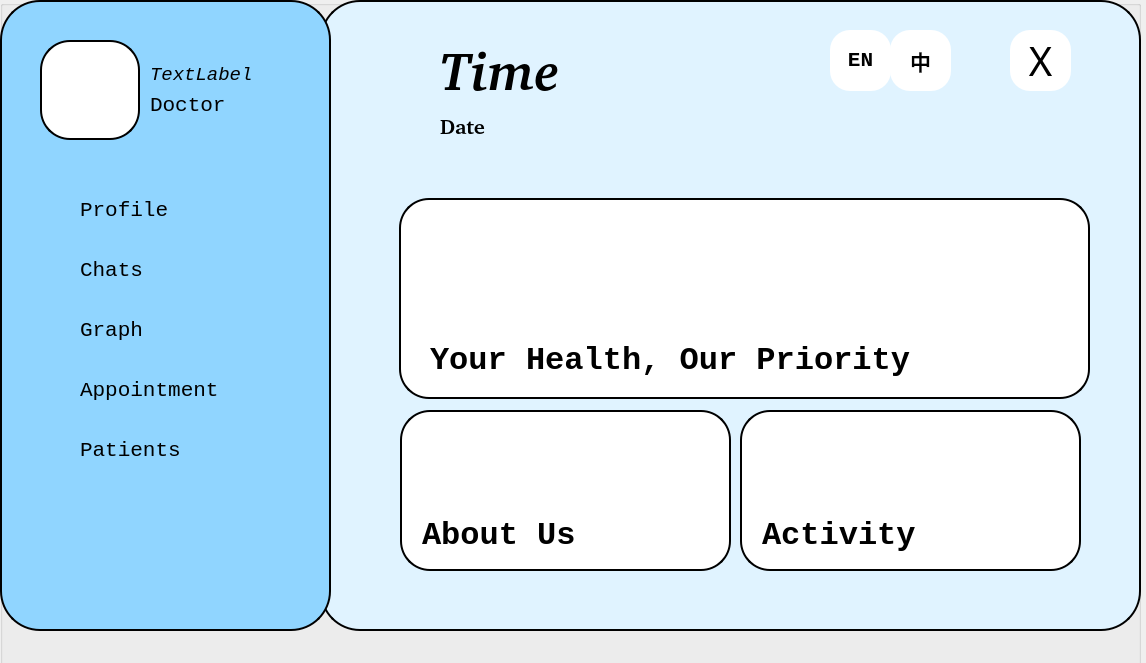
<?xml version="1.0" encoding="UTF-8"?>
<ui version="4.0">
 <class>docPage</class>
 <widget class="QWidget" name="docPage">
  <property name="geometry">
   <rect>
    <x>0</x>
    <y>0</y>
    <width>1146</width>
    <height>663</height>
   </rect>
  </property>
  <property name="windowTitle">
   <string>Form</string>
  </property>
  <widget class="QGroupBox" name="gB">
   <property name="geometry">
    <rect>
     <x>0</x>
     <y>0</y>
     <width>1141</width>
     <height>691</height>
    </rect>
   </property>
   <property name="title">
    <string/>
   </property>
   <widget class="QWidget" name="main_gB" native="true">
    <property name="geometry">
     <rect>
      <x>320</x>
      <y>0</y>
      <width>821</width>
      <height>631</height>
     </rect>
    </property>
    <property name="font">
     <font>
      <family>Monospace</family>
     </font>
    </property>
    <property name="styleSheet">
     <string notr="true">QWidget{
	background-color:#E0F3FF;
	border:2px solid black;
	border-radius:40px;
}</string>
    </property>
    <widget class="QPushButton" name="closeBtn1">
     <property name="geometry">
      <rect>
       <x>690</x>
       <y>30</y>
       <width>61</width>
       <height>61</height>
      </rect>
     </property>
     <property name="font">
      <font>
       <family>Titillium Web</family>
       <pointsize>30</pointsize>
      </font>
     </property>
     <property name="styleSheet">
      <string notr="true">QPushButton
{
	border:none;
	background-color:white;
	border-radius:20px;
}
QPushButton:Hover
{
	fontsize:20;
	border:none;
	background-color:rgb(28, 130, 255);
	border-radius:20px;
	color:red;
}</string>
     </property>
     <property name="text">
      <string>X</string>
     </property>
    </widget>
    <widget class="QLabel" name="dateLbl">
     <property name="geometry">
      <rect>
       <x>120</x>
       <y>110</y>
       <width>201</width>
       <height>31</height>
      </rect>
     </property>
     <property name="font">
      <font>
       <family>C059 [UKWN]</family>
       <pointsize>16</pointsize>
       <weight>75</weight>
       <italic>false</italic>
       <bold>true</bold>
      </font>
     </property>
     <property name="styleSheet">
      <string notr="true">QLabel{
	border:none;
	background-color:transparent;
}</string>
     </property>
     <property name="text">
      <string>Date</string>
     </property>
    </widget>
    <widget class="QLabel" name="timeLbl">
     <property name="geometry">
      <rect>
       <x>120</x>
       <y>40</y>
       <width>291</width>
       <height>61</height>
      </rect>
     </property>
     <property name="font">
      <font>
       <family>C059 [UKWN]</family>
       <pointsize>40</pointsize>
       <weight>75</weight>
       <italic>true</italic>
       <bold>true</bold>
      </font>
     </property>
     <property name="styleSheet">
      <string notr="true">QLabel{
	border:none;
	background-color:transparent;
}</string>
     </property>
     <property name="text">
      <string>Time</string>
     </property>
    </widget>
    <widget class="QGroupBox" name="groupBox_3">
     <property name="geometry">
      <rect>
       <x>70</x>
       <y>170</y>
       <width>731</width>
       <height>421</height>
      </rect>
     </property>
     <property name="styleSheet">
      <string notr="true">border:none;
</string>
     </property>
     <property name="title">
      <string/>
     </property>
     <widget class="QPushButton" name="Activity_btn">
      <property name="geometry">
       <rect>
        <x>350</x>
        <y>240</y>
        <width>341</width>
        <height>161</height>
       </rect>
      </property>
      <property name="font">
       <font>
        <family>Monospace</family>
        <pointsize>24</pointsize>
        <weight>75</weight>
        <bold>true</bold>
       </font>
      </property>
      <property name="styleSheet">
       <string notr="true">QPushButton {
    background-color: white;
    border: 2px solid black;
    border-radius: 30px;
	padding-left: 20px; 
	padding-top:90px;
    text-align: left;  /* Align text to the left */
}
QPushButton:Hover
{
   	border: 2px solid black;
	background-color:#40B7FF;
	border-radius:30px;
}</string>
      </property>
      <property name="text">
       <string>Activity</string>
      </property>
     </widget>
     <widget class="QPushButton" name="About_btn">
      <property name="geometry">
       <rect>
        <x>10</x>
        <y>240</y>
        <width>331</width>
        <height>161</height>
       </rect>
      </property>
      <property name="font">
       <font>
        <family>Monospace</family>
        <pointsize>24</pointsize>
        <weight>75</weight>
        <bold>true</bold>
       </font>
      </property>
      <property name="styleSheet">
       <string notr="true">QPushButton {
    background-color: white;
    border: 2px solid black;
    border-radius: 30px;
	padding-left: 20px; 
	padding-top:90px;
    text-align: left;  /* Align text to the left */
}
QPushButton:Hover
{
   	border: 2px solid black;
	background-color:#40B7FF;
	border-radius:30px;
}</string>
      </property>
      <property name="text">
       <string>About Us</string>
      </property>
     </widget>
     <widget class="QPushButton" name="Notice_btn">
      <property name="geometry">
       <rect>
        <x>9</x>
        <y>28</y>
        <width>691</width>
        <height>201</height>
       </rect>
      </property>
      <property name="font">
       <font>
        <family>Monospace</family>
        <pointsize>24</pointsize>
        <weight>75</weight>
        <bold>true</bold>
       </font>
      </property>
      <property name="styleSheet">
       <string notr="true">QPushButton {
    background-color: white;
    border: 2px solid black;
    border-radius: 30px;
	/*padding-left: 10px; 
	padding-top:100px;
    text-align: right;   Align text to the left */
}
QPushButton:Hover
{
   	border: 2px solid black;
	background-color:rgb(28, 130, 255);
	border-radius:30px;
}</string>
      </property>
      <property name="text">
       <string/>
      </property>
      <property name="autoRepeatInterval">
       <number>100</number>
      </property>
     </widget>
     <widget class="QLabel" name="label_3">
      <property name="geometry">
       <rect>
        <x>40</x>
        <y>160</y>
        <width>501</width>
        <height>61</height>
       </rect>
      </property>
      <property name="font">
       <font>
        <family>Monospace</family>
        <pointsize>24</pointsize>
        <weight>75</weight>
        <bold>true</bold>
       </font>
      </property>
      <property name="styleSheet">
       <string notr="true">background-color:transparent;</string>
      </property>
      <property name="text">
       <string>Your Health, Our Priority</string>
      </property>
     </widget>
    </widget>
    <widget class="QPushButton" name="EN">
     <property name="geometry">
      <rect>
       <x>510</x>
       <y>30</y>
       <width>61</width>
       <height>61</height>
      </rect>
     </property>
     <property name="font">
      <font>
       <family>Monospace</family>
       <pointsize>16</pointsize>
       <weight>75</weight>
       <bold>true</bold>
      </font>
     </property>
     <property name="styleSheet">
      <string notr="true">QPushButton
{
	border:none;
	background-color:white;
	border-radius:20px;
}
QPushButton:Hover
{
	fontsize:20;
	border:none;
	background-color:rgb(28, 130, 255);
	border-radius:20px;
	color:red;
}</string>
     </property>
     <property name="text">
      <string>EN</string>
     </property>
    </widget>
    <widget class="QPushButton" name="CN">
     <property name="geometry">
      <rect>
       <x>570</x>
       <y>30</y>
       <width>61</width>
       <height>61</height>
      </rect>
     </property>
     <property name="font">
      <font>
       <family>Monospace</family>
       <pointsize>16</pointsize>
       <weight>75</weight>
       <bold>true</bold>
      </font>
     </property>
     <property name="styleSheet">
      <string notr="true">QPushButton
{
	border:none;
	background-color:white;
	border-radius:20px;
}
QPushButton:Hover
{
	fontsize:20;
	border:none;
	background-color:rgb(28, 130, 255);
	border-radius:20px;
	color:red;
}</string>
     </property>
     <property name="text">
      <string>中</string>
     </property>
    </widget>
   </widget>
   <widget class="QGroupBox" name="button_gB">
    <property name="geometry">
     <rect>
      <x>0</x>
      <y>0</y>
      <width>331</width>
      <height>631</height>
     </rect>
    </property>
    <property name="styleSheet">
     <string notr="true">QGroupBox{
	background-color:#90D5FF;
	border:2px solid black;
	border-radius:40px;
}</string>
    </property>
    <property name="title">
     <string/>
    </property>
    <widget class="QPushButton" name="docProfile_btn">
     <property name="geometry">
      <rect>
       <x>0</x>
       <y>180</y>
       <width>331</width>
       <height>60</height>
      </rect>
     </property>
     <property name="font">
      <font>
       <family>Monospace</family>
       <pointsize>16</pointsize>
      </font>
     </property>
     <property name="styleSheet">
      <string notr="true">QPushButton
{
	border:none;
	background-color:transparent;
	text-align:left;
	padding-left: 80px; 
}
QPushButton:Hover
{
	fontsize:20;
	border:none;
	background-color:#37B3FF;
	color:#003759;
	text-align:left;
	padding-left: 80px; 
}</string>
     </property>
     <property name="text">
      <string>Profile</string>
     </property>
    </widget>
    <widget class="QPushButton" name="docPatients_btn">
     <property name="geometry">
      <rect>
       <x>0</x>
       <y>420</y>
       <width>331</width>
       <height>60</height>
      </rect>
     </property>
     <property name="font">
      <font>
       <family>Monospace</family>
       <pointsize>16</pointsize>
      </font>
     </property>
     <property name="styleSheet">
      <string notr="true">QPushButton
{
	border:none;
	background-color:transparent;
	text-align:left;
	padding-left: 80px; 
}
QPushButton:Hover
{
	fontsize:20;
	border:none;
	background-color:#37B3FF;
	color:#003759;
	text-align:left;
	padding-left: 80px; 
}</string>
     </property>
     <property name="text">
      <string>Patients</string>
     </property>
    </widget>
    <widget class="QPushButton" name="docAppointment_btn">
     <property name="geometry">
      <rect>
       <x>0</x>
       <y>360</y>
       <width>331</width>
       <height>60</height>
      </rect>
     </property>
     <property name="font">
      <font>
       <family>Monospace</family>
       <pointsize>16</pointsize>
      </font>
     </property>
     <property name="styleSheet">
      <string notr="true">QPushButton
{
	border:none;
	background-color:transparent;
	text-align:left;
	padding-left: 80px; 
}
QPushButton:Hover
{
	fontsize:20;
	border:none;
	background-color:#37B3FF;
	color:#003759;
	text-align:left;
	padding-left: 80px; 
}</string>
     </property>
     <property name="text">
      <string>Appointment</string>
     </property>
    </widget>
    <widget class="QPushButton" name="docGraph_btn">
     <property name="geometry">
      <rect>
       <x>0</x>
       <y>300</y>
       <width>331</width>
       <height>60</height>
      </rect>
     </property>
     <property name="font">
      <font>
       <family>Monospace</family>
       <pointsize>16</pointsize>
      </font>
     </property>
     <property name="styleSheet">
      <string notr="true">QPushButton
{
	border:none;
	background-color:transparent;
	text-align:left;
	padding-left: 80px; 
}
QPushButton:Hover
{
	fontsize:20;
	border:none;
	background-color:#37B3FF;
	color:#003759;
	text-align:left;
	padding-left: 80px; 
}</string>
     </property>
     <property name="text">
      <string>Graph</string>
     </property>
    </widget>
    <widget class="QPushButton" name="docChats_btn">
     <property name="geometry">
      <rect>
       <x>0</x>
       <y>240</y>
       <width>331</width>
       <height>60</height>
      </rect>
     </property>
     <property name="font">
      <font>
       <family>Monospace</family>
       <pointsize>16</pointsize>
       <italic>false</italic>
      </font>
     </property>
     <property name="styleSheet">
      <string notr="true">QPushButton
{
	border:none;
	background-color:transparent;
	text-align:left;
	padding-left: 80px; 
}
QPushButton:Hover
{
	fontsize:20;
	border:none;
	background-color:#37B3FF;
	color:#003759;
	text-align:left;
	padding-left: 80px; 
}</string>
     </property>
     <property name="text">
      <string>Chats</string>
     </property>
    </widget>
    <widget class="QLabel" name="icon">
     <property name="geometry">
      <rect>
       <x>40</x>
       <y>40</y>
       <width>100</width>
       <height>100</height>
      </rect>
     </property>
     <property name="styleSheet">
      <string notr="true">    background-color: white;
    border: 2px solid black;
    border-radius: 30px;</string>
     </property>
     <property name="text">
      <string/>
     </property>
    </widget>
    <widget class="QLabel" name="label_userName">
     <property name="geometry">
      <rect>
       <x>150</x>
       <y>90</y>
       <width>151</width>
       <height>30</height>
      </rect>
     </property>
     <property name="font">
      <font>
       <family>Monospace</family>
       <pointsize>16</pointsize>
      </font>
     </property>
     <property name="text">
      <string>Doctor</string>
     </property>
    </widget>
    <widget class="QLabel" name="label_userId">
     <property name="geometry">
      <rect>
       <x>150</x>
       <y>60</y>
       <width>150</width>
       <height>30</height>
      </rect>
     </property>
     <property name="font">
      <font>
       <family>Monospace</family>
       <pointsize>14</pointsize>
       <italic>true</italic>
      </font>
     </property>
     <property name="text">
      <string>TextLabel</string>
     </property>
    </widget>
   </widget>
  </widget>
 </widget>
 <resources/>
 <connections/>
</ui>
